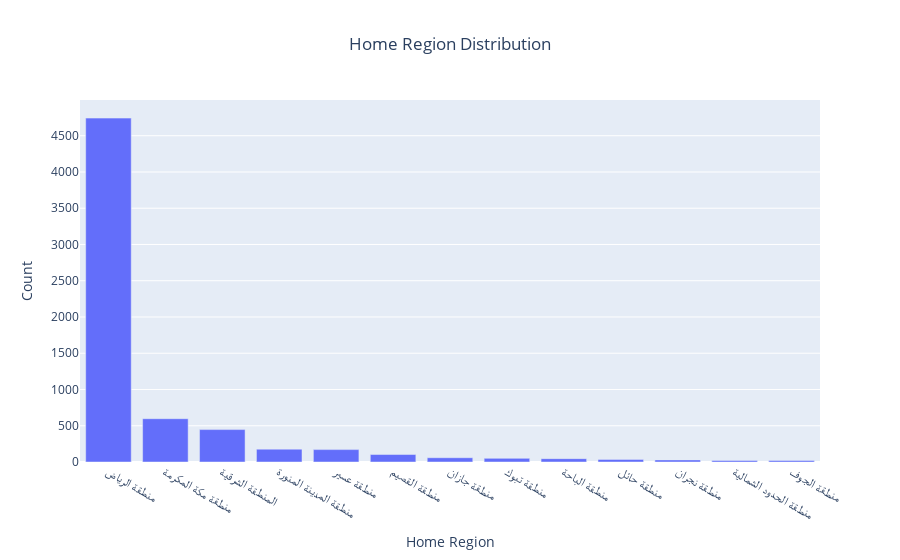
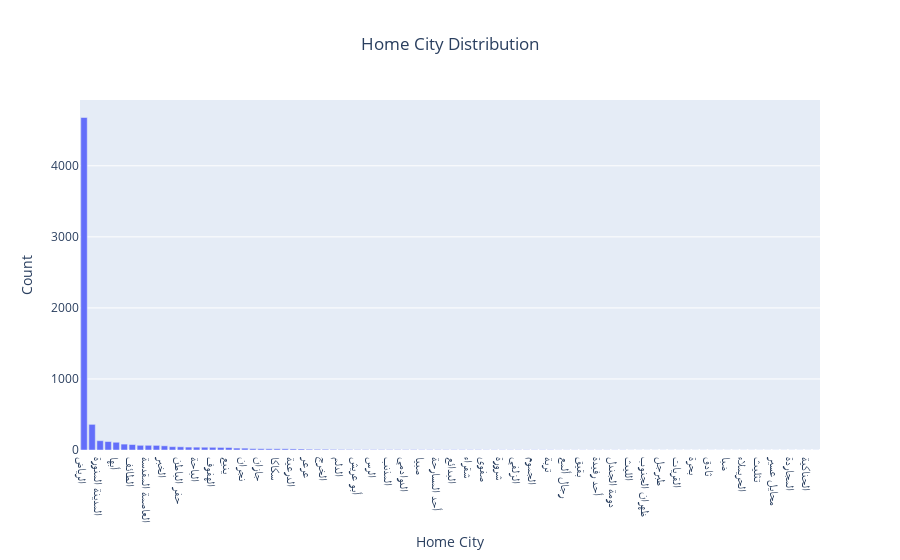

The notebook cell saved with these charts, in order:
### Code cell
go.Figure(
    data=[
        go.Bar(
            x=df['Home Region'].value_counts().index,
            y=df['Home Region'].value_counts().values
        )
    ]
).update_layout(
    title='Home Region Distribution',
    xaxis_title='Home Region',
    yaxis_title='Count',
    title_x=0.5
).show()

# Plot Home City distribution
go.Figure(
    data=[
        go.Bar(
            x=df['Home City'].value_counts().index,
            y=df['Home City'].value_counts().values
        )
    ]
).update_layout(
    title='Home City Distribution',
    xaxis_title='Home City',
    yaxis_title='Count',
    title_x=0.5
).show()

### Figure 1 — Plotly figure (JSON) as saved in the notebook; plotly's stock layout.template omitted (floating-point values rounded to 4 significant figures)
{"data": [{"type": "bar", "x": ["منطقة الرياض", "منطقة مكة المكرمة", "المنطقة الشرقية", "منطقة المدينة المنورة", "منطقة عسير", "منطقة القصيم", "منطقة جازان", "منطقة تبوك", "منطقة الباحة", "منطقة حائل", "منطقة نجران", "منطقة الحدود الشمالية", "منطقة الجوف"], "y": [4743, 597, 447, 177, 171, 103, 59, 50, 46, 36, 29, 21, 21]}], "layout": {"title": {"text": "Home Region Distribution", "x": 0.5}, "xaxis": {"title": {"text": "Home Region"}}, "yaxis": {"title": {"text": "Count"}}}}

### Figure 2 — Plotly figure (JSON) as saved in the notebook; plotly's stock layout.template omitted (floating-point values rounded to 4 significant figures)
{"data": [{"type": "bar", "x": ["الرياض", "جدة", "المدينة المنورة", "الدمام", "أبها", "الجبيل", "الطائف", "بريدة", "العاصمة المقدسة", "مكة المكرمة", "الخبر", "تبوك", "حفر الباطن", "الأحساء", "الباحة", "خميس مشيط", "الهفوف", "حائل", "ينبع", "القطيف", "نجران", "جيزان", "جازان", "الظهران", "سكاكا", "عنيزة", "الدرعية", "القنفذة", "عرعر", "المجمعة", "الخرج", "الخفجي", "الدلم", "بيشة", "أبو عريش", "رفحاء", "الرس", "البكيرية", "المذنب", "محايل", "الدوادمي", "رابغ", "صبيا", "رأس تنورة", "أحد المسارحة", "المزاحمية", "البدائع", "سيهات", "شقراء", "صامطة", "صفوى", "بلجرشي", "شرورة", "وادي الفرع", "الزلفي", "بدر", "الجموم", "ضمد", "تربة", "الغاط", "رجال ألمع", "القرى", "بقيق", "العلا", "أحد رفيدة", "سراة عبيدة", "دومة الجندل", "مهد الذهب", "الليث", "بني حسن", "ظهران الجنوب", "طريف", "طبرجل", "تيماء", "القريات", "حوطة بني تميم", "بحرة", "الدرب", "ثادق", "رياض الخبراء", "ضبا", "ابها", "الحريملاء", "عنك", "تثليث", "بارق", "محايل عسير", "بيش", "المجاردة", "العرضيات", "الحناكية", "أملج"], "y": [4680, 361, 131, 119, 109, 83, 77, 66, 66, 65, 59, 47, 45, 41, 40, 39, 38, 36, 35, 27, 26, 19, 18, 17, 17, 17, 15, 14, 11, 10, 10, 8, 7, 6, 5, 5, 5, 5, 5, 5, 5, 5, 4, 4, 4, 4, 4, 4, 4, 4, 3, 3, 3, 3, 3, 3, 3, 3, 3, 2, 2, 2, 2, 2, 2, 2, 2, 2, 1, 1, 1, 1, 1, 1, 1, 1, 1, 1, 1, 1, 1, 1, 1, 1, 1, 1, 1, 1, 1, 1, 1, 1]}], "layout": {"title": {"text": "Home City Distribution", "x": 0.5}, "xaxis": {"title": {"text": "Home City"}}, "yaxis": {"title": {"text": "Count"}}}}
